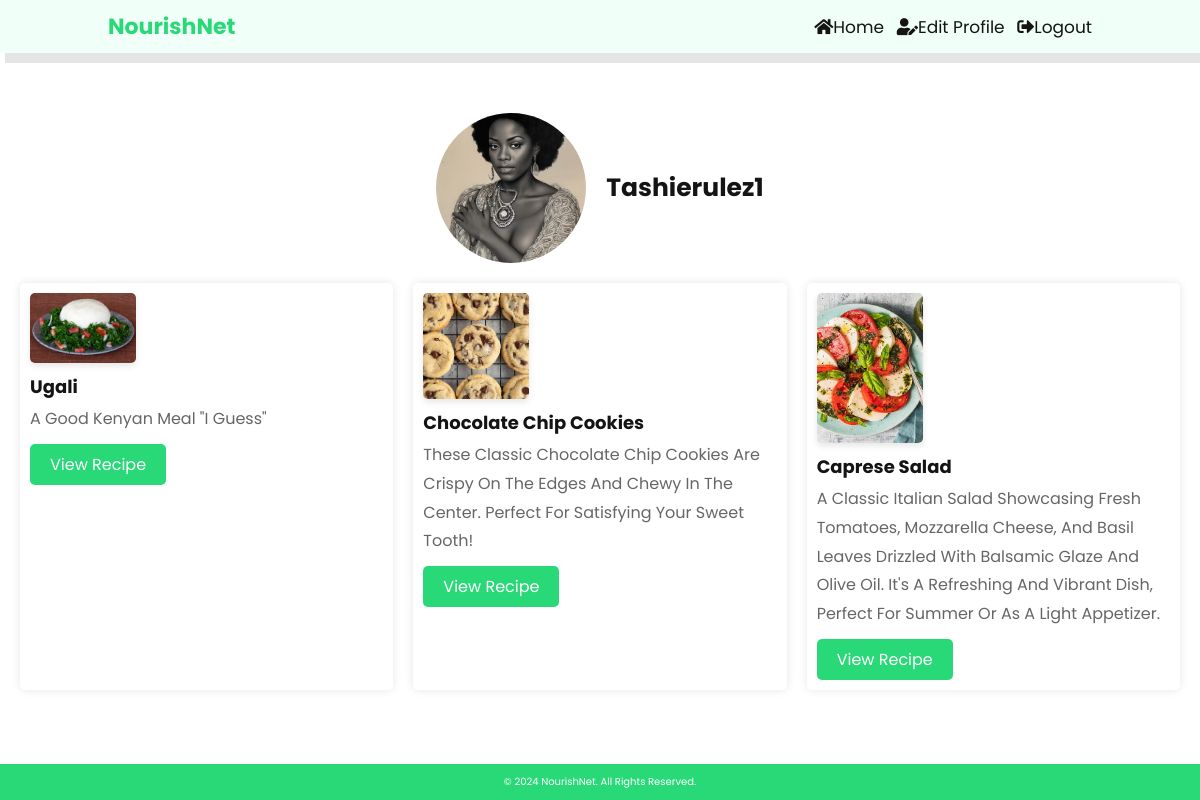
Page /profile.php?user_id=2 (signed in) on the earlier database version.
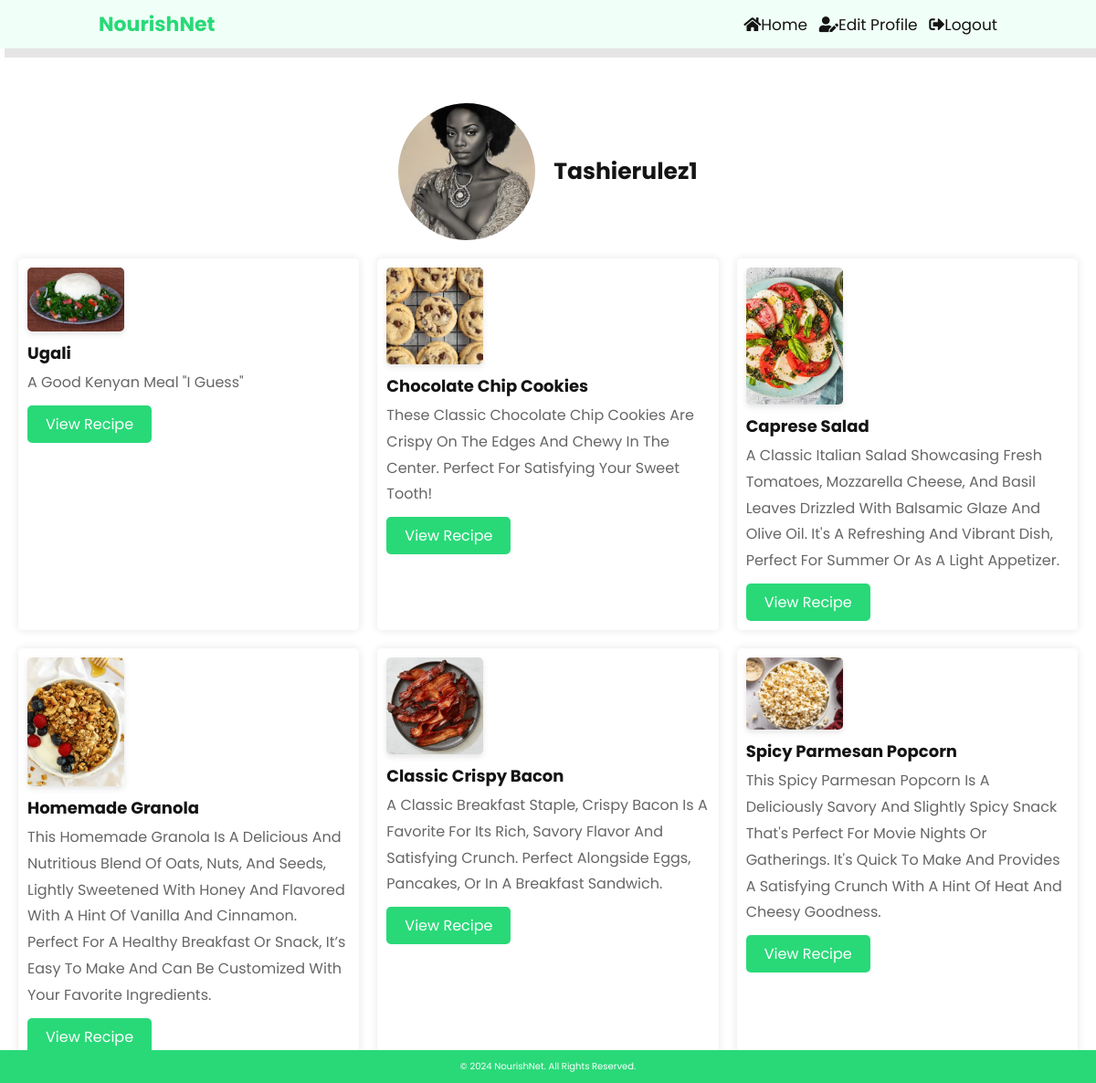
Same page on the later database version.
### tables this page shows
CREATE TABLE `users` (
  `user_id` int(255) NOT NULL,
  `username` varchar(255) NOT NULL,
  `password` varchar(255) NOT NULL,
  `email` varchar(255) NOT NULL,
  `user_type` varchar(255) NOT NULL,
  `profile_image` varchar(255) DEFAULT NULL
);

CREATE TABLE `recipe` (
  `recipe_id` int(11) NOT NULL,
  `user_id` int(11) DEFAULT NULL,
  `recipe` varchar(255) NOT NULL,
  `recipe_description` text DEFAULT NULL,
  `recipe_ingredients` text DEFAULT NULL,
  `recipe_instructions` text DEFAULT NULL,
  `recipe_image` varchar(255) DEFAULT NULL,
  `recipe_tag` varchar(255) NOT NULL,
  `recipe_nutrition` varchar(500) NOT NULL,
  `recipe_suitability` varchar(500) NOT NULL,
  `date_created` datetime NOT NULL DEFAULT current_timestamp(),
  `date_modified` datetime NOT NULL DEFAULT current_timestamp() ON UPDATE current_timestamp()
);

### profile.php (the view, shortened to what this page needs)
<?php
include 'db_connect.php';
$logged_in_user_id = $_SESSION['user_id'];
$user_id = isset($_GET['user_id']) ? intval($_GET['user_id']) : $logged_in_user_id;
$stmt = $conn->prepare("SELECT username, profile_image FROM users WHERE user_id = ?");
$stmt->bind_param("i", $user_id);
$stmt->execute();
$stmt->bind_result($username, $profile_image);
$stmt = $conn->prepare("SELECT recipe_id, recipe, recipe_description, recipe_image FROM recipe WHERE user_id = ?");
$stmt->bind_param("i", $user_id);
$stmt->execute();
$stmt->bind_result($recipe_id, $recipe, $recipe_description, $recipe_image);
$items = [];
while ($stmt->fetch()) {
    $items[] = [
        'type' => 'recipe',
        'id' => $recipe_id,
        'name' => $recipe,
        'description' => $recipe_description,
        'image' => $recipe_image
    ];
}
?>
<!DOCTYPE html>
<html lang="en">
<head>
    <link rel="stylesheet" href="../styling/profile.css">
    <link rel="stylesheet" href="https://cdnjs.cloudflare.com/ajax/libs/font-awesome/5.15.4/css/all.min.css">
</head>
<body>
    <div class="taskbar">
        <div class="taskbar-left">
            <h1>NourishNet</h1>
        </div>
        <div class="taskbar-right">
            <button onclick="location.href='user.php'"><i class="fas fa-home"></i>home</button>
            <button onclick="location.href='editusers.php?username=<?php echo $username; ?>'"><i class="fas fa-user-edit"></i>edit profile</button>
            <button onclick="location.href='logout.php'"><i class="fas fa-sign-out-alt"></i>logout</button>
        </div>
    </div>
    <div class="profile-container">
        <img src="<?php echo htmlspecialchars($profile_image); ?>" alt="Profile Picture" class="profile-picture">
        <div class="profile-info">
            <h2><?php echo htmlspecialchars($username); ?></h2>
        </div>
    </div>
    <div class="recipe-container">
        <?php foreach ($items as $item): ?>
            <div class="recipe-item">
                <?php if ($item['image']): ?>
                    <img src="<?php echo htmlspecialchars($item['image']); ?>" alt="Item Image">
                <?php else: ?>
                    <img src="default_item_image.jpg" alt="Default Item Image">
                <?php endif; ?>
                <div class="recipe-details">
                    <h3><?php echo htmlspecialchars($item['name']); ?></h3>
                    <p><?php echo htmlspecialchars($item['description']); ?></p>
                    <button class="view-recipe-btn" onclick="location.href='<?php echo $item['type'] == 'recipe' ? 'recipedetails.php?recipe_id=' . $item['id'] : 'dietdetails.php?food_id=' . $item['id']; ?>'">View <?php echo ucfirst($item['type']); ?></button>
                </div>
            </div>
        <?php endforeach; ?>
    </div>
    <div class="footer">
        &copy; 2024 NourishNet. All rights reserved.
    </div>
</body>
</html>

### styling/profile.css (style rules this page uses)
:root { --main-color: #29d978; --primary: #f0fff7; --black: #141414; --white: #fff; --bg: #f2f2f2; --light-black: #666; }
* { font-family: 'Poppins', sans-serif; margin: 0; padding: 0; box-sizing: border-box; outline: none; border: none; text-decoration: none; text-transform: capitalize; transition: .2s linear; }
html { font-size: 62.5%; overflow-x: hidden; scroll-behavior: smooth; scroll-padding-top: 6rem; }
.taskbar { display: flex; justify-content: space-between; align-items: center; background: var(--primary); padding: 1rem 9%; box-shadow: 0.5rem 1rem rgba(0, 0, 0, 0.1); }
.taskbar-left h1 { font-size: 2.2rem; font-weight: bolder; color: var(--main-color); }
.taskbar-right button { font-size: 1.7rem; margin-left: 1rem; color: var(--black); background-color: transparent; border: none; cursor: pointer; }
.profile-container { display: flex; align-items: center; justify-content: center; margin-top: 6rem; text-align: center; }
.profile-picture { width: 150px; height: 150px; border-radius: 50%; object-fit: cover; margin-right: 2rem; }
.profile-info h2 { font-size: 2.5rem; color: var(--black); }
.recipe-container { display: grid; gap: 2rem; grid-template-columns: repeat(auto-fit, minmax(300px, 1fr)); padding: 2rem; }
.recipe-item { background-color: var(--white); padding: 1rem; border-radius: .5rem; box-shadow: 0 0 1rem rgba(0, 0, 0, 0.1); text-align: center; transition: transform 0.2s ease; display: flex; flex-direction: column; justify-content: space-between; }
.recipe-item img { max-width: 30%; height: auto; max-height: 150px; border-radius: .5rem; margin-bottom: 1rem; box-shadow: 0 0.3rem 0.6rem rgba(0, 0, 0, 0.1); }
.recipe-details { flex: 1; text-align: left; }
.recipe-details h3 { font-size: 1.8rem; color: var(--black); margin-bottom: 0.5rem; }
.recipe-details p { font-size: 1.6rem; color: var(--light-black); line-height: 1.8; margin-bottom: 1rem; }
.view-recipe-btn { font-size: 1.6rem; color: var(--white); background-color: var(--main-color); padding: 0.8rem 2rem; border-radius: .5rem; cursor: pointer; transition: background-color 0.2s; }
.footer { background-color: var(--main-color); color: #fff; text-align: center; padding: 1rem 0; position: fixed; bottom: 0; width: 100%; }

Differences in the rows shown:
added recipe: recipe_image (picture), recipe "Homemade Granola", recipe_description "This Homemade Granola Is A Delicious And Nutritious Blend Of Oats, Nuts, And Seeds, Lightly Sweetened With Honey And Flavored With A Hint Of Vanilla And Cinnamon. Perfect For A Healthy Breakfast Or Snack, It’s Easy To Make And Can Be Customized With Your Favorite Ingredients.", type "Recipe"
added recipe: recipe_image (picture), recipe "Classic Crispy Bacon", recipe_description "A Classic Breakfast Staple, Crispy Bacon Is A Favorite For Its Rich, Savory Flavor And Satisfying Crunch. Perfect Alongside Eggs, Pancakes, Or In A Breakfast Sandwich.", type "Recipe"
added recipe: recipe_image (picture), recipe "Spicy Parmesan Popcorn", recipe_description "This Spicy Parmesan Popcorn Is A Deliciously Savory And Slightly Spicy Snack That's Perfect For Movie Nights Or Gatherings. It's Quick To Make And Provides A Satisfying Crunch With A Hint Of Heat And Cheesy Goodness.", type "Recipe"
